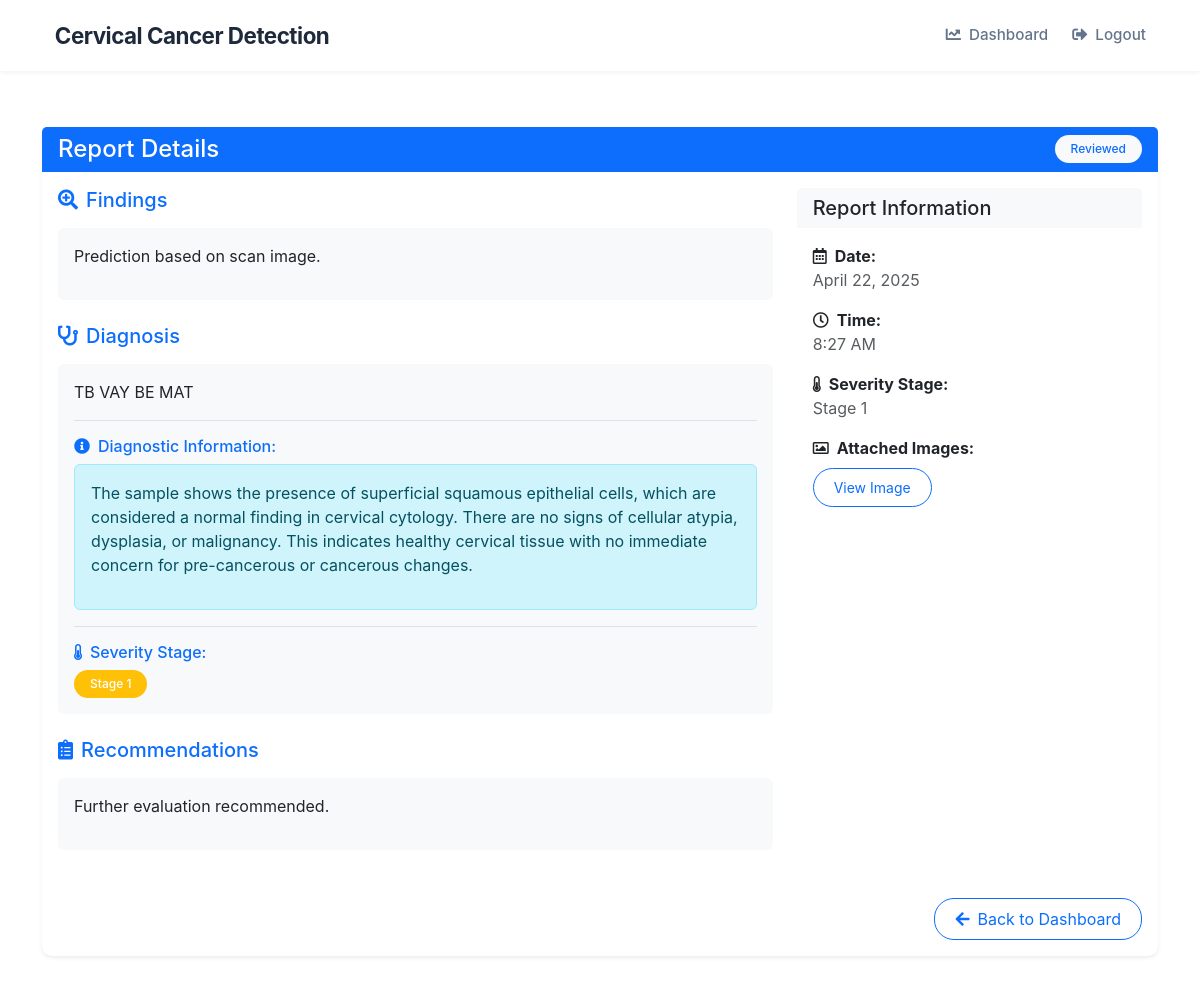
The page /report/1/feedback/ (signed in) on the database its author committed.
### members/models.py (models this page shows, shortened)
class PatientReport(models.Model):
    patient = models.ForeignKey(Patient, on_delete=models.CASCADE)
    findings = models.TextField()
    diagnosis = models.TextField()
    severity_stage = models.CharField(max_length=20, blank=True, null=True)
    recommendations = models.TextField()
    status = models.CharField(
        max_length=20,
        choices=[("Pending", "Pending"), ("Reviewed", "Reviewed")],
        default="Pending"
    )
    created_at = models.DateTimeField(auto_now_add=True)
    uploaded_image = models.ImageField(upload_to="reports/", blank=True, null=True)
    doctor_approved = models.BooleanField(null=True, blank=True)

### members/views.py (the view)
# urls.py: path("report/<int:report_id>/feedback/", view_feedback, name="view_feedback"),
@login_required
def view_feedback(request, report_id):
    report = get_object_or_404(PatientReport, id=report_id)
    if request.user != report.patient.user and not request.user.groups.filter(name='radiologist').exists():
        return HttpResponseForbidden("You are not authorized to view this report.")
    severity_mapping = {
        "TB VAY BE MAT": 1,
        "TB VAY TRUNG GIAN": 2,
        "ACUS": 3,
        "LSIL": 4,
        "HSIL": 5,
        "SCC": 6,
    }
    diagnosis_explanations = {
        "TB VAY BE MAT": "The sample shows the presence of superficial squamous epithelial cells, which are considered a normal finding in cervical cytology. There are no signs of cellular atypia, dysplasia, or malignancy. This indicates healthy cervical tissue with no immediate concern for pre-cancerous or cancerous changes.",
        "TB VAY TRUNG GIAN": "The cytological examination reveals intermediate squamous epithelial cells, which are also normal components of the cervical epithelium. Their presence is commonly associated with hormonal influences and does not suggest any abnormality or risk of cervical pre-cancer or cancer.",
        "ACUS": "The findings show atypical squamous cells of undetermined significance (ASC-US). These cells have slight abnormalities, but it is unclear whether they are related to an early HPV infection or benign reactive changes. Follow-up with repeat Pap testing or HPV testing is recommended to determine the appropriate management.",
        "LSIL": "The cervical smear shows a low-grade squamous intraepithelial lesion (LSIL), indicating mild dysplasia usually associated with HPV infection. While LSIL often resolves on its own, it reflects early changes that could progress if persistent, so clinical monitoring and appropriate follow-up are essential.",
        "HSIL": "The results indicate a high-grade squamous intraepithelial lesion (HSIL), representing more significant dysplastic changes within the cervical epithelium. HSIL is considered a pre-cancerous condition with a substantial risk of progression to invasive cancer if left untreated; therefore, prompt evaluation with colposcopy and possible biopsy is required.",
        "SCC": "The cytology identifies squamous cell carcinoma (SCC) of the cervix, indicating that malignant cells have invaded beyond the epithelial layer. This diagnosis represents invasive cervical cancer and necessitates urgent referral for comprehensive oncological evaluation and treatment planning."
    }
    diagnosis_upper = report.diagnosis.upper() if report.diagnosis else ""
    severity_stage = report.severity_stage if hasattr(report, 'severity_stage') and report.severity_stage else severity_mapping.get(diagnosis_upper, "Unknown")
    diagnosis_explanation = diagnosis_explanations.get(diagnosis_upper, "")
    context = {
        'report': report,
        'severity_stage': severity_stage,
        'diagnosis_explanation': diagnosis_explanation
    }
    return render(request, 'view_feedback.html', context)

### members/context_processors.py (called while the page is built)
def notification_count(request):
    if request.user.is_authenticated:
        unread_count = Notification.objects.filter(user=request.user, is_read=False).count()
        return {'unread_notifications_count': unread_count}
    return {'unread_notifications_count': 0}

### members/templates/view_feedback.html (shortened to what this page needs)
{% extends 'base.html' %}
{% block content %}
<div class="container py-4">
    <div class="card shadow-sm">
        <div class="card-header bg-primary text-white d-flex justify-content-between align-items-center">
            <h4 class="mb-0">Report Details</h4>
            <span class="badge bg-light text-primary">{{ report.status }}</span>
        </div>
        <div class="card-body">
            <div class="row">
                <div class="col-md-8">
                    <div class="mb-4">
                        <h5 class="text-primary mb-3">
                            <i class="fas fa-search-plus me-2"></i>Findings
                        </h5>
                        <div class="p-3 bg-light rounded">
                            {{ report.findings|linebreaks }}
                        </div>
                    </div>
                    <div class="mb-4">
                        <h5 class="text-primary mb-3">
                            <i class="fas fa-stethoscope me-2"></i>Diagnosis
                        </h5>
                        <div class="p-3 bg-light rounded">
                            {{ report.diagnosis|linebreaks }}
                            {% if diagnosis_explanation %}
                            <div class="mt-3 pt-3 border-top">
                                <h6 class="text-primary">
                                    <i class="fas fa-info-circle me-2"></i>Diagnostic Information:
                                </h6>
                                <div class="alert alert-info mt-2">
                                    {{ diagnosis_explanation|linebreaks }}
                                </div>
                            </div>
                            {% endif %}
                            <div class="mt-3 pt-3 border-top">
                                <h6 class="text-primary">
                                    <i class="fas fa-thermometer-half me-2"></i>Severity Stage:
                                </h6>
                                <div class="mt-2">
                                    {% if severity_stage != 'Unknown' %}
                                        {% if severity_stage|lower|slice:'0:1' == '1' or severity_stage|lower|slice:'0:1' == '2' %}
                                            <span class="badge bg-warning px-3 py-2">Stage {{ severity_stage }}</span>
                                        {% else %}
                                            <span class="badge bg-danger px-3 py-2">Stage {{ severity_stage }}</span>
                                        {% endif %}
                                    {% else %}
                                        <span class="badge bg-secondary px-3 py-2">Not classified</span>
                                    {% endif %}
                                </div>
                            </div>
                        </div>
                    </div>
                    <div class="mb-4">
                        <h5 class="text-primary mb-3">
                            <i class="fas fa-clipboard-list me-2"></i>Recommendations
                        </h5>
                        <div class="p-3 bg-light rounded">
                            {{ report.recommendations|linebreaks }}
                        </div>
                    </div>
                </div>
                <div class="col-md-4">
                    <div class="card">
                        <div class="card-header bg-light">
                            <h5 class="mb-0">Report Information</h5>
                        </div>
                        <div class="card-body">
                            <ul class="list-unstyled">
                                <li class="mb-3">
                                    <strong><i class="far fa-calendar-alt me-2"></i>Date:</strong>
                                    <br>
                                    <span class="text-muted">{{ report.created_at|date:"F d, Y" }}</span>
                                </li>
                                <li class="mb-3">
                                    <strong><i class="far fa-clock me-2"></i>Time:</strong>
                                    <br>
                                    <span class="text-muted">{{ report.created_at|time:"g:i A" }}</span>
                                </li>
                                <li class="mb-3">
                                    <strong><i class="fas fa-thermometer-half me-2"></i>Severity Stage:</strong>
                                    <br>
                                    <span class="text-muted">
                                        {% if severity_stage != 'Unknown' %}
                                            Stage {{ severity_stage }}
                                        {% else %}
                                            Not classified
                                        {% endif %}
                                    </span>
                                </li>
                                {% if report.uploaded_image %}
                                <li class="mb-3">
                                    <strong><i class="far fa-image me-2"></i>Attached Images:</strong>
                                    <br>
                                    <a href="{{ report.uploaded_image.url }}" class="btn btn-sm btn-outline-primary mt-2" target="_blank">
                                        View Image
                                    </a>
                                </li>
                                {% endif %}
                            </ul>
                        </div>
                    </div>
                </div>
            </div>
            <div class="mt-4 text-end">
                <a href="{% url 'patient_dashboard' %}" class="btn btn-outline-primary">
                    <i class="fas fa-arrow-left me-2"></i>Back to Dashboard
                </a>
            </div>
        </div>
    </div>
</div>
<link rel="stylesheet" href="https://cdnjs.cloudflare.com/ajax/libs/font-awesome/5.15.4/css/all.min.css">
{% endblock %}

### members/templates/base.html (style rules this page uses)
:root { --primary: #3b82f6; --primary-dark: #2563eb; --white: #ffffff; }
body { font-family: 'Inter', -apple-system, BlinkMacSystemFont, sans-serif; }

### members/templates/view_feedback.html (style rules this page uses)
.card { border: none; border-radius: 10px; }
.card-header { border-bottom: none; }
.bg-light { background-color: #f8f9fa !important; }
.btn { border-radius: 20px; padding: 8px 20px; }
.badge { font-weight: 500; padding: 8px 16px; border-radius: 20px; }

### rows shown on the page
PatientReport: status "Reviewed", findings "Prediction based on scan image.", diagnosis "TB VAY BE MAT", recommendations "Further evaluation recommended.", created_at "April 22, 2025", created_at "8:27 AM"

### other values the page prints
{{ severity_stage }} "1"
